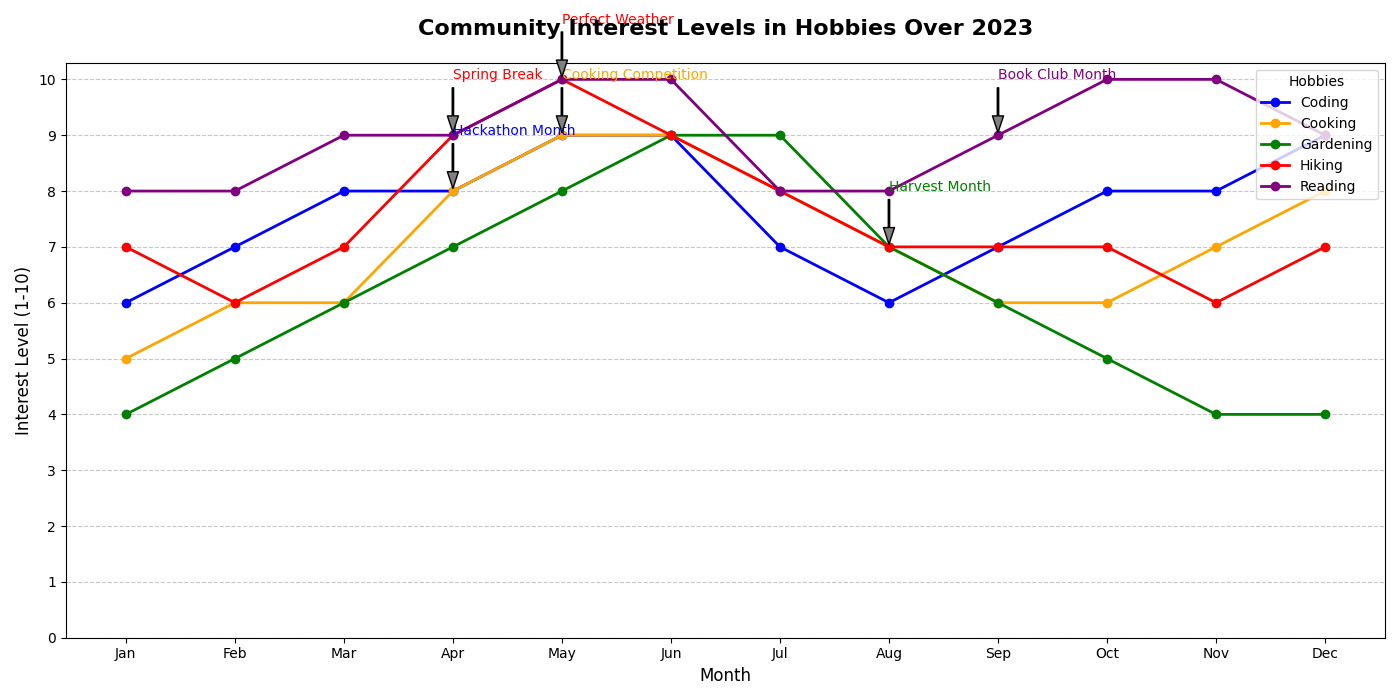

Python code for this plot:
import matplotlib.pyplot as plt
import numpy as np

# Backstory:
# We're plotting the interest levels in various hobbies over a year (2023)
# based on a small community survey. The hobbies included are Coding, Cooking,
# Gardening, Hiking, and Reading. We'll show both the trends in interest levels
# for each hobby over the months and specific peaks of interest.

# Define months and hobbies
months = np.array(['Jan', 'Feb', 'Mar', 'Apr', 'May', 'Jun', 'Jul', 'Aug', 'Sep', 'Oct', 'Nov', 'Dec'])
hobbies = ['Coding', 'Cooking', 'Gardening', 'Hiking', 'Reading']

# Constructing contextual data based on the backstory
interest_coding = np.array([6, 7, 8, 8, 9, 9, 7, 6, 7, 8, 8, 9])
interest_cooking = np.array([5, 6, 6, 8, 9, 9, 8, 7, 6, 6, 7, 8])
interest_gardening = np.array([4, 5, 6, 7, 8, 9, 9, 7, 6, 5, 4, 4])
interest_hiking = np.array([7, 6, 7, 9, 10, 9, 8, 7, 7, 7, 6, 7])
interest_reading = np.array([8, 8, 9, 9, 10, 10, 8, 8, 9, 10, 10, 9])

# Combine the data into a single dictionary for easier plotting
interest_data = {
    'Coding': interest_coding,
    'Cooking': interest_cooking,
    'Gardening': interest_gardening,
    'Hiking': interest_hiking,
    'Reading': interest_reading
}

# Define colors for each hobby
colors = {
    'Coding': 'blue',
    'Cooking': 'orange',
    'Gardening': 'green',
    'Hiking': 'red',
    'Reading': 'purple'
}

# Plot setup
fig, ax = plt.subplots(figsize=(14, 7))
for hobby, interest in interest_data.items():
    ax.plot(months, interest, marker='o', label=hobby, color=colors[hobby], linewidth=2, linestyle='-')

# Adding peaks
peak_annotations = {
    'Coding': [(4, 'Hackathon Month')],
    'Cooking': [(5, 'Cooking Competition')],
    'Gardening': [(8, 'Harvest Month')],
    'Hiking': [(4, 'Spring Break'), (5, 'Perfect Weather')],
    'Reading': [(9, 'Book Club Month')]
}
for hobby, peaks in peak_annotations.items():
    for m_idx, label in peaks:
        ax.annotate(label,
                    xy=(months[m_idx-1], interest_data[hobby][m_idx-1]),
                    xytext=(months[m_idx-1], interest_data[hobby][m_idx-1] + 1),
                    arrowprops=dict(facecolor='grey', shrink=0.05, width=1, headwidth=8),
                    fontsize=10, color=colors[hobby])

# Customizing the plot layout
ax.set_title('Community Interest Levels in Hobbies Over 2023', fontsize=16, fontweight='bold', pad=20)
ax.set_xlabel('Month', fontsize=12)
ax.set_ylabel('Interest Level (1-10)', fontsize=12)
ax.set_xticks(months)
ax.set_yticks(np.arange(0, 11, 1))
ax.legend(loc='upper right', fontsize=10, title='Hobbies')
ax.grid(axis='y', linestyle='--', alpha=0.7)

# Ensure proper layout
plt.tight_layout()

# Show plot
plt.show()
